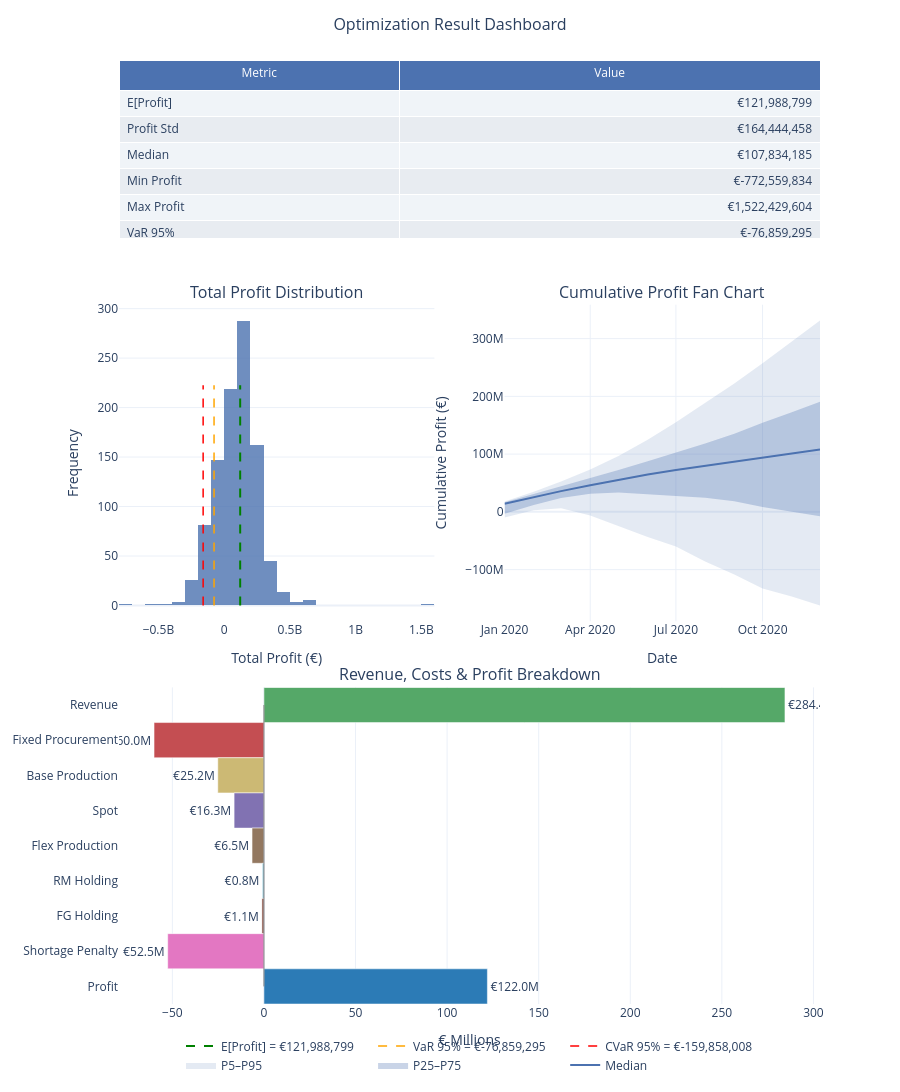
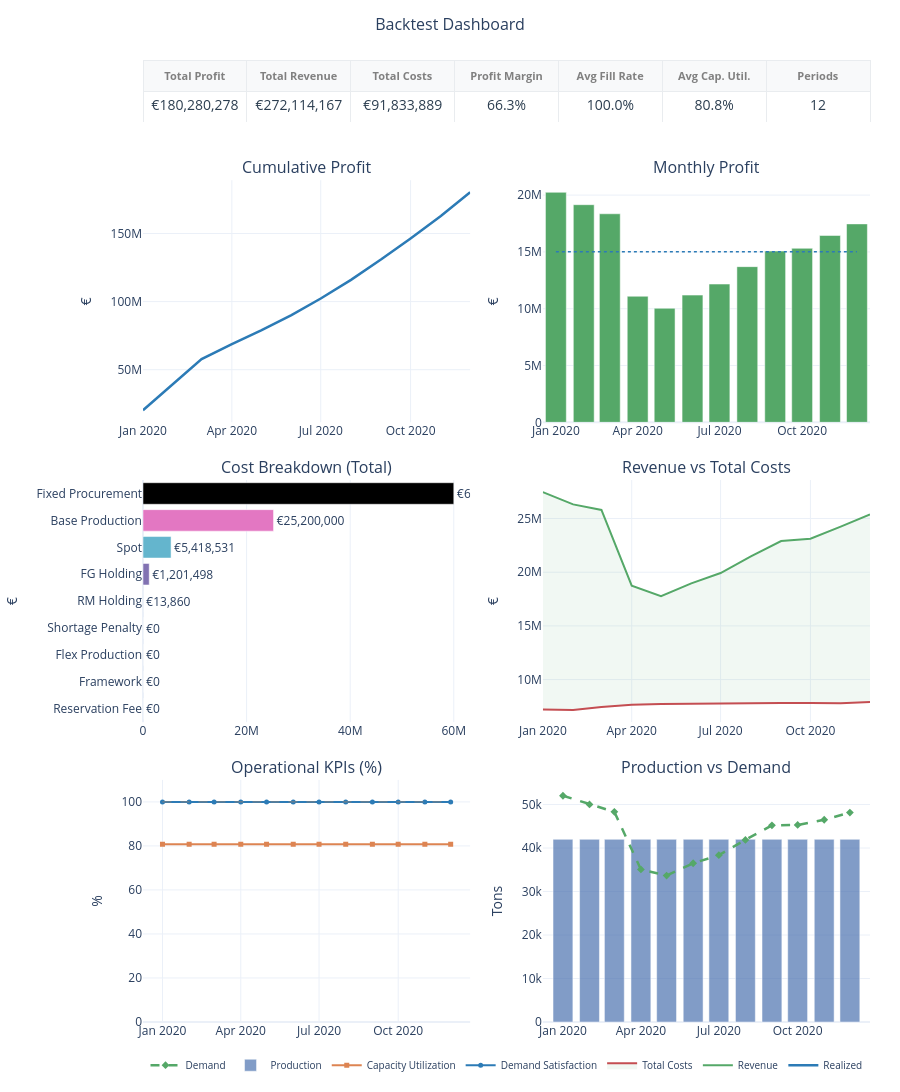

Notebook code cell kept with these figures, in order:
### Markdown cell above
## Stochastic Optimization Model

### Code cell
from optimization import StochasticOptimizationModel
from optimization.stochastic import ModelParameters
from params import RiskProfile
    
stoch_model = StochasticOptimizationModel(solver='highs')

stoch_result = stoch_model.run(
    scenarios=reduced.scenarios,
    prob=reduced.probabilities,
    variable_mapping={'C': 'c_spot', 'P': 'p_sell'},
    params=ModelParameters(),
    risk_profile=RiskProfile(risk_aversion=0.3, cvar_alpha=0.05),
)

stoch_result.plot()

# Prepare actual data with correct column names
future_data = actual.rename(columns={'C': 'c_spot', 'P': 'p_sell'})

# Backtest stochastic model
stoch_bt = stoch_model.backtest(
    decisions=stoch_result,
    actual_data=future_data,
    params=ModelParameters(),
)

stoch_bt.plot()

### Figure 1 — Plotly figure (JSON) as saved in the notebook; plotly's stock layout.template omitted (floating-point values rounded to 4 significant figures; data arrays with more than 128 entries replaced by an {"elided": "..."} marker saying what was removed)
{"data": [{"cells": {"align": ["left", "right"], "fill": {"color": [["#f0f4f8", "#e8ecf1", "#f0f4f8", "#e8ecf1", "#f0f4f8", "#e8ecf1", "#f0f4f8", "#e8ecf1", "#f0f4f8", "#e8ecf1", "#f0f4f8", "#e8ecf1"]]}, "font": {"size": 12}, "height": 26, "values": [["E[Profit]", "Profit Std", "Median", "Min Profit", "Max Profit", "VaR 95%", "CVaR 95%", "VaR 99%", "CVaR 99%", "Sharpe"], ["€121,988,799", "€164,444,458", "€107,834,185", "€-772,559,834", "€1,522,429,604", "€-76,859,295", "€-159,858,008", "€-207,767,589", "€-292,762,264", "1.07"]]}, "columnwidth": [1, 1.5], "domain": {"x": [0, 1], "y": [0.8108, 1]}, "header": {"align": "center", "fill": {"color": "#4C72B0"}, "font": {"color": "white", "size": 12}, "height": 30, "values": ["Metric", "Value"]}, "type": "table"}, {"marker": {"color": "#4C72B0"}, "name": "Profit", "nbinsx": 30, "opacity": 0.8, "showlegend": false, "type": "histogram", "x": {"elided": "1000 float values"}, "xaxis": "x", "yaxis": "y"}, {"line": {"color": "green", "dash": "dash", "width": 2}, "mode": "lines", "name": "E[Profit] = €121,988,799", "type": "scatter", "x": [122000000.0, 122000000.0], "xaxis": "x", "y": [0, 222.6], "yaxis": "y"}, {"line": {"color": "orange", "dash": "dash", "width": 1.5}, "mode": "lines", "name": "VaR 95% = €-76,859,295", "type": "scatter", "x": [-76860000.0, -76860000.0], "xaxis": "x", "y": [0, 222.6], "yaxis": "y"}, {"line": {"color": "red", "dash": "dash", "width": 1.5}, "mode": "lines", "name": "CVaR 95% = €-159,858,008", "type": "scatter", "x": [-159900000.0, -159900000.0], "xaxis": "x", "y": [0, 222.6], "yaxis": "y"}, {"fill": "toself", "fillcolor": "rgba(76,114,176,0.15)", "line": {"width": 0}, "name": "P5–P95", "showlegend": true, "type": "scatter", "x": ["2020-01-01T00:00:00", "2020-02-01T00:00:00", "2020-03-01T00:00:00", "2020-04-01T00:00:00", "2020-05-01T00:00:00", "2020-06-01T00:00:00", "2020-07-01T00:00:00", "2020-08-01T00:00:00", "2020-09-01T00:00:00", "2020-10-01T00:00:00", "2020-11-01T00:00:00", "2020-12-01T00:00:00", "2020-12-01T00:00:00", "2020-11-01T00:00:00", "2020-10-01T00:00:00", "2020-09-01T00:00:00", "2020-08-01T00:00:00", "2020-07-01T00:00:00", "2020-06-01T00:00:00", "2020-05-01T00:00:00", "2020-04-01T00:00:00", "2020-03-01T00:00:00", "2020-02-01T00:00:00", "2020-01-01T00:00:00"], "xaxis": "x2", "y": [18170000.0, 34770000.0, 52660000.0, 73180000.0, 96940000.0, 124800000.0, 155300000.0, 188400000.0, 222200000.0, 257400000.0, 294800000.0, 331300000.0, -162100000.0, -146300000.0, -132500000.0, -108500000.0, -85920000.0, -60120000.0, -43480000.0, -25180000.0, -6284000.0, 6407000.0, 2922000.0, -9750000.0], "yaxis": "y2"}, {"fill": "toself", "fillcolor": "rgba(76,114,176,0.30)", "line": {"width": 0}, "name": "P25–P75", "showlegend": true, "type": "scatter", "x": ["2020-01-01T00:00:00", "2020-02-01T00:00:00", "2020-03-01T00:00:00", "2020-04-01T00:00:00", "2020-05-01T00:00:00", "2020-06-01T00:00:00", "2020-07-01T00:00:00", "2020-08-01T00:00:00", "2020-09-01T00:00:00", "2020-10-01T00:00:00", "2020-11-01T00:00:00", "2020-12-01T00:00:00", "2020-12-01T00:00:00", "2020-11-01T00:00:00", "2020-10-01T00:00:00", "2020-09-01T00:00:00", "2020-08-01T00:00:00", "2020-07-01T00:00:00", "2020-06-01T00:00:00", "2020-05-01T00:00:00", "2020-04-01T00:00:00", "2020-03-01T00:00:00", "2020-02-01T00:00:00", "2020-01-01T00:00:00"], "xaxis": "x2", "y": [16680000.0, 30880000.0, 44650000.0, 57890000.0, 72700000.0, 87480000.0, 102400000.0, 118200000.0, 135300000.0, 154400000.0, 172400000.0, 190500000.0, -7405000.0, 780800.0, 8229000.0, 18420000.0, 24260000.0, 27470000.0, 30390000.0, 33410000.0, 31410000.0, 23880000.0, 11750000.0, -3043000.0], "yaxis": "y2"}, {"line": {"color": "#4C72B0", "width": 2}, "mode": "lines", "name": "Median", "type": "scatter", "x": ["2020-01-01T00:00:00.000000000", "2020-02-01T00:00:00.000000000", "2020-03-01T00:00:00.000000000", "2020-04-01T00:00:00.000000000", "2020-05-01T00:00:00.000000000", "2020-06-01T00:00:00.000000000", "2020-07-01T00:00:00.000000000", "2020-08-01T00:00:00.000000000", "2020-09-01T00:00:00.000000000", "2020-10-01T00:00:00.000000000", "2020-11-01T00:00:00.000000000", "2020-12-01T00:00:00.000000000"], "xaxis": "x2", "y": [14200000.0, 25740000.0, 35920000.0, 46200000.0, 55960000.0, 64770000.0, 72320000.0, 79570000.0, 86920000.0, 94010000.0, 101300000.0, 107800000.0], "yaxis": "y2"}, {"marker": {"color": ["#55A868", "#C44E52", "#CCB974", "#8172B2", "#937860", "#64B5CD", "#8C564B", "#E377C2", "#2C7BB6"]}, "orientation": "h", "showlegend": false, "text": ["€284.4M", "€60.0M", "€25.2M", "€16.3M", "€6.5M", "€0.8M", "€1.1M", "€52.5M", "€122.0M"], "textposition": "outside", "type": "bar", "x": [284.4, -60, -25.2, -16.29, -6.493, -0.824, -1.11, -52.54, 122.0], "xaxis": "x3", "y": ["Revenue", "Fixed Procurement", "Base Production", "Spot", "Flex Production", "RM Holding", "FG Holding", "Shortage Penalty", "Profit"], "yaxis": "y3"}, {"line": {"color": "gray", "width": 1}, "mode": "lines", "showlegend": false, "type": "scatter", "x": [0, 0], "xaxis": "x3", "y": ["Revenue", "Profit"], "yaxis": "y3"}], "layout": {"annotations": [{"font": {"size": 16}, "showarrow": false, "text": "Total Profit Distribution", "x": 0.225, "xanchor": "center", "xref": "paper", "y": 0.7408, "yanchor": "bottom", "yref": "paper"}, {"font": {"size": 16}, "showarrow": false, "text": "Cumulative Profit Fan Chart", "x": 0.775, "xanchor": "center", "xref": "paper", "y": 0.7408, "yanchor": "bottom", "yref": "paper"}, {"font": {"size": 16}, "showarrow": false, "text": "Revenue, Costs & Profit Breakdown", "x": 0.5, "xanchor": "center", "xref": "paper", "y": 0.3354, "yanchor": "bottom", "yref": "paper"}], "height": 1200, "legend": {"orientation": "h", "x": 0.5, "xanchor": "center", "y": -0.08, "yanchor": "bottom"}, "margin": {"b": 80, "t": 60}, "title": {"font": {"size": 16}, "text": "Optimization Result Dashboard", "x": 0.5}, "xaxis": {"anchor": "y", "domain": [0, 0.45], "title": {"text": "Total Profit (€)"}}, "xaxis2": {"anchor": "y2", "domain": [0.55, 1], "title": {"text": "Date"}}, "xaxis3": {"anchor": "y3", "domain": [0, 1], "title": {"text": "€ Millions"}}, "yaxis": {"anchor": "x", "domain": [0.4054, 0.7408], "title": {"text": "Frequency"}}, "yaxis2": {"anchor": "x2", "domain": [0.4054, 0.7408], "title": {"text": "Cumulative Profit (€)"}}, "yaxis3": {"anchor": "x3", "autorange": "reversed", "domain": [0, 0.3354]}}}

### Figure 2 — Plotly figure (JSON) as saved in the notebook; plotly's stock layout.template omitted (floating-point values rounded to 4 significant figures)
{"data": [{"cells": {"align": "center", "fill": {"color": "white"}, "font": {"color": "#2C3E50", "size": 14}, "height": 32, "line": {"color": "#E9ECEF"}, "values": [["€180,280,278"], ["€272,114,167"], ["€91,833,889"], ["66.3%"], ["100.0%"], ["80.8%"], ["12"]]}, "domain": {"x": [0, 1], "y": [0.935, 1]}, "header": {"align": "center", "fill": {"color": "#F8F9FA"}, "font": {"color": "gray", "size": 11}, "height": 28, "line": {"color": "#E9ECEF"}, "values": ["<b>Total Profit</b>", "<b>Total Revenue</b>", "<b>Total Costs</b>", "<b>Profit Margin</b>", "<b>Avg Fill Rate</b>", "<b>Avg Cap. Util.</b>", "<b>Periods</b>"]}, "type": "table"}, {"line": {"color": "#2C7BB6", "width": 2.5}, "mode": "lines", "name": "Realized", "type": "scatter", "x": ["2020-01-01T00:00:00.000000000", "2020-02-01T00:00:00.000000000", "2020-03-01T00:00:00.000000000", "2020-04-01T00:00:00.000000000", "2020-05-01T00:00:00.000000000", "2020-06-01T00:00:00.000000000", "2020-07-01T00:00:00.000000000", "2020-08-01T00:00:00.000000000", "2020-09-01T00:00:00.000000000", "2020-10-01T00:00:00.000000000", "2020-11-01T00:00:00.000000000", "2020-12-01T00:00:00.000000000"], "xaxis": "x", "y": [20250000.0, 39400000.0, 57760000.0, 68860000.0, 78900000.0, 90100000.0, 102300000.0, 116000000.0, 131000000.0, 146400000.0, 162800000.0, 180300000.0], "yaxis": "y"}, {"marker": {"color": ["#55A868", "#55A868", "#55A868", "#55A868", "#55A868", "#55A868", "#55A868", "#55A868", "#55A868", "#55A868", "#55A868", "#55A868"]}, "name": "Monthly Profit", "showlegend": false, "type": "bar", "x": ["2020-01-01T00:00:00.000000000", "2020-02-01T00:00:00.000000000", "2020-03-01T00:00:00.000000000", "2020-04-01T00:00:00.000000000", "2020-05-01T00:00:00.000000000", "2020-06-01T00:00:00.000000000", "2020-07-01T00:00:00.000000000", "2020-08-01T00:00:00.000000000", "2020-09-01T00:00:00.000000000", "2020-10-01T00:00:00.000000000", "2020-11-01T00:00:00.000000000", "2020-12-01T00:00:00.000000000"], "xaxis": "x2", "y": [20250000.0, 19160000.0, 18360000.0, 11100000.0, 10040000.0, 11200000.0, 12170000.0, 13710000.0, 15080000.0, 15320000.0, 16450000.0, 17470000.0], "yaxis": "y2"}, {"line": {"color": "#2C7BB6", "dash": "dot", "width": 1.5}, "mode": "lines", "name": "Avg = €15,023,356", "showlegend": false, "type": "scatter", "x": ["2020-01-01T00:00:00", "2020-12-01T00:00:00"], "xaxis": "x2", "y": [15020000.0, 15020000.0], "yaxis": "y2"}, {"marker": {"color": ["#C44E52", "#DD8452", "#CCB974", "#55A868", "#4C72B0", "#8172B2", "#64B5CD", "#E377C2"]}, "orientation": "h", "showlegend": false, "text": ["€0", "€0", "€0", "€0", "€13,860", "€1,201,498", "€5,418,531", "€25,200,000", "€60,000,000"], "textposition": "outside", "type": "bar", "x": [0.0, 0.0, 0.0, 0.0, 13860.0, 1201000.0, 5419000.0, 25200000.0, 60000000.0], "xaxis": "x3", "y": ["Reservation Fee", "Framework", "Flex Production", "Shortage Penalty", "RM Holding", "FG Holding", "Spot", "Base Production", "Fixed Procurement"], "yaxis": "y3"}, {"line": {"color": "#55A868", "width": 2}, "mode": "lines", "name": "Revenue", "type": "scatter", "x": ["2020-01-01T00:00:00.000000000", "2020-02-01T00:00:00.000000000", "2020-03-01T00:00:00.000000000", "2020-04-01T00:00:00.000000000", "2020-05-01T00:00:00.000000000", "2020-06-01T00:00:00.000000000", "2020-07-01T00:00:00.000000000", "2020-08-01T00:00:00.000000000", "2020-09-01T00:00:00.000000000", "2020-10-01T00:00:00.000000000", "2020-11-01T00:00:00.000000000", "2020-12-01T00:00:00.000000000"], "xaxis": "x4", "y": [27460000.0, 26320000.0, 25800000.0, 18750000.0, 17760000.0, 18960000.0, 19920000.0, 21480000.0, 22900000.0, 23130000.0, 24240000.0, 25380000.0], "yaxis": "y4"}, {"fill": "tonexty", "fillcolor": "rgba(85,168,104,0.08)", "line": {"color": "#C44E52", "width": 2}, "mode": "lines", "name": "Total Costs", "type": "scatter", "x": ["2020-01-01T00:00:00.000000000", "2020-02-01T00:00:00.000000000", "2020-03-01T00:00:00.000000000", "2020-04-01T00:00:00.000000000", "2020-05-01T00:00:00.000000000", "2020-06-01T00:00:00.000000000", "2020-07-01T00:00:00.000000000", "2020-08-01T00:00:00.000000000", "2020-09-01T00:00:00.000000000", "2020-10-01T00:00:00.000000000", "2020-11-01T00:00:00.000000000", "2020-12-01T00:00:00.000000000"], "xaxis": "x4", "y": [7211000.0, 7163000.0, 7444000.0, 7658000.0, 7726000.0, 7763000.0, 7751000.0, 7776000.0, 7824000.0, 7809000.0, 7796000.0, 7915000.0], "yaxis": "y4"}, {"line": {"color": "#2C7BB6", "width": 2}, "marker": {"size": 5}, "mode": "lines+markers", "name": "Demand Satisfaction", "type": "scatter", "x": ["2020-01-01T00:00:00.000000000", "2020-02-01T00:00:00.000000000", "2020-03-01T00:00:00.000000000", "2020-04-01T00:00:00.000000000", "2020-05-01T00:00:00.000000000", "2020-06-01T00:00:00.000000000", "2020-07-01T00:00:00.000000000", "2020-08-01T00:00:00.000000000", "2020-09-01T00:00:00.000000000", "2020-10-01T00:00:00.000000000", "2020-11-01T00:00:00.000000000", "2020-12-01T00:00:00.000000000"], "xaxis": "x5", "y": [100.0, 100.0, 100.0, 100.0, 100.0, 100.0, 100.0, 100.0, 100.0, 100.0, 100.0, 100.0], "yaxis": "y5"}, {"line": {"color": "#DD8452", "width": 2}, "marker": {"size": 5, "symbol": "square"}, "mode": "lines+markers", "name": "Capacity Utilization", "type": "scatter", "x": ["2020-01-01T00:00:00.000000000", "2020-02-01T00:00:00.000000000", "2020-03-01T00:00:00.000000000", "2020-04-01T00:00:00.000000000", "2020-05-01T00:00:00.000000000", "2020-06-01T00:00:00.000000000", "2020-07-01T00:00:00.000000000", "2020-08-01T00:00:00.000000000", "2020-09-01T00:00:00.000000000", "2020-10-01T00:00:00.000000000", "2020-11-01T00:00:00.000000000", "2020-12-01T00:00:00.000000000"], "xaxis": "x5", "y": [80.77, 80.77, 80.77, 80.77, 80.77, 80.77, 80.77, 80.77, 80.77, 80.77, 80.77, 80.77], "yaxis": "y5"}, {"hoverinfo": "skip", "line": {"color": "gray", "dash": "dash", "width": 1}, "mode": "lines", "showlegend": false, "type": "scatter", "x": ["2020-01-01T00:00:00", "2020-12-01T00:00:00"], "xaxis": "x5", "y": [100, 100], "yaxis": "y5"}, {"marker": {"color": "rgba(76,114,176,0.7)"}, "name": "Production", "type": "bar", "x": ["2020-01-01T00:00:00.000000000", "2020-02-01T00:00:00.000000000", "2020-03-01T00:00:00.000000000", "2020-04-01T00:00:00.000000000", "2020-05-01T00:00:00.000000000", "2020-06-01T00:00:00.000000000", "2020-07-01T00:00:00.000000000", "2020-08-01T00:00:00.000000000", "2020-09-01T00:00:00.000000000", "2020-10-01T00:00:00.000000000", "2020-11-01T00:00:00.000000000", "2020-12-01T00:00:00.000000000"], "xaxis": "x6", "y": [42000.0, 42000.0, 42000.0, 42000.0, 42000.0, 42000.0, 42000.0, 42000.0, 42000.0, 42000.0, 42000.0, 42000.0], "yaxis": "y6"}, {"line": {"color": "#55A868", "dash": "dash", "width": 2.5}, "marker": {"size": 6, "symbol": "diamond"}, "mode": "lines+markers", "name": "Demand", "type": "scatter", "x": ["2020-01-01T00:00:00.000000000", "2020-02-01T00:00:00.000000000", "2020-03-01T00:00:00.000000000", "2020-04-01T00:00:00.000000000", "2020-05-01T00:00:00.000000000", "2020-06-01T00:00:00.000000000", "2020-07-01T00:00:00.000000000", "2020-08-01T00:00:00.000000000", "2020-09-01T00:00:00.000000000", "2020-10-01T00:00:00.000000000", "2020-11-01T00:00:00.000000000", "2020-12-01T00:00:00.000000000"], "xaxis": "x6", "y": [52020.0, 50030.0, 48320.0, 35070.0, 33670.0, 36500.0, 38350.0, 41870.0, 45230.0, 45300.0, 46500.0, 48140.0], "yaxis": "y6"}], "layout": {"annotations": [{"font": {"size": 16}, "showarrow": false, "text": "Cumulative Profit", "x": 0.225, "xanchor": "center", "xref": "paper", "y": 0.875, "yanchor": "bottom", "yref": "paper"}, {"font": {"size": 16}, "showarrow": false, "text": "Monthly Profit", "x": 0.775, "xanchor": "center", "xref": "paper", "y": 0.875, "yanchor": "bottom", "yref": "paper"}, {"font": {"size": 16}, "showarrow": false, "text": "Cost Breakdown (Total)", "x": 0.225, "xanchor": "center", "xref": "paper", "y": 0.5634, "yanchor": "bottom", "yref": "paper"}, {"font": {"size": 16}, "showarrow": false, "text": "Revenue vs Total Costs", "x": 0.775, "xanchor": "center", "xref": "paper", "y": 0.5634, "yanchor": "bottom", "yref": "paper"}, {"font": {"size": 16}, "showarrow": false, "text": "Operational KPIs (%)", "x": 0.225, "xanchor": "center", "xref": "paper", "y": 0.2517, "yanchor": "bottom", "yref": "paper"}, {"font": {"size": 16}, "showarrow": false, "text": "Production vs Demand", "x": 0.775, "xanchor": "center", "xref": "paper", "y": 0.2517, "yanchor": "bottom", "yref": "paper"}], "height": 1200, "legend": {"font": {"size": 10}, "orientation": "h", "x": 0.5, "xanchor": "center", "y": -0.06, "yanchor": "bottom"}, "margin": {"b": 60, "l": 60, "r": 30, "t": 60}, "title": {"font": {"size": 16}, "text": "Backtest Dashboard", "x": 0.5}, "xaxis": {"anchor": "y", "domain": [0, 0.45]}, "xaxis2": {"anchor": "y2", "domain": [0.55, 1]}, "xaxis3": {"anchor": "y3", "domain": [0, 0.45]}, "xaxis4": {"anchor": "y4", "domain": [0.55, 1]}, "xaxis5": {"anchor": "y5", "domain": [0, 0.45]}, "xaxis6": {"anchor": "y6", "domain": [0.55, 1]}, "yaxis": {"anchor": "x", "domain": [0.6234, 0.875], "title": {"text": "€"}}, "yaxis2": {"anchor": "x2", "domain": [0.6234, 0.875], "title": {"text": "€"}}, "yaxis3": {"anchor": "x3", "domain": [0.3117, 0.5634], "title": {"text": "€"}}, "yaxis4": {"anchor": "x4", "domain": [0.3117, 0.5634], "title": {"text": "€"}}, "yaxis5": {"anchor": "x5", "domain": [0, 0.2517], "range": [0, 110], "title": {"text": "%"}}, "yaxis6": {"anchor": "x6", "domain": [0, 0.2517], "title": {"text": "Tons"}}}}
